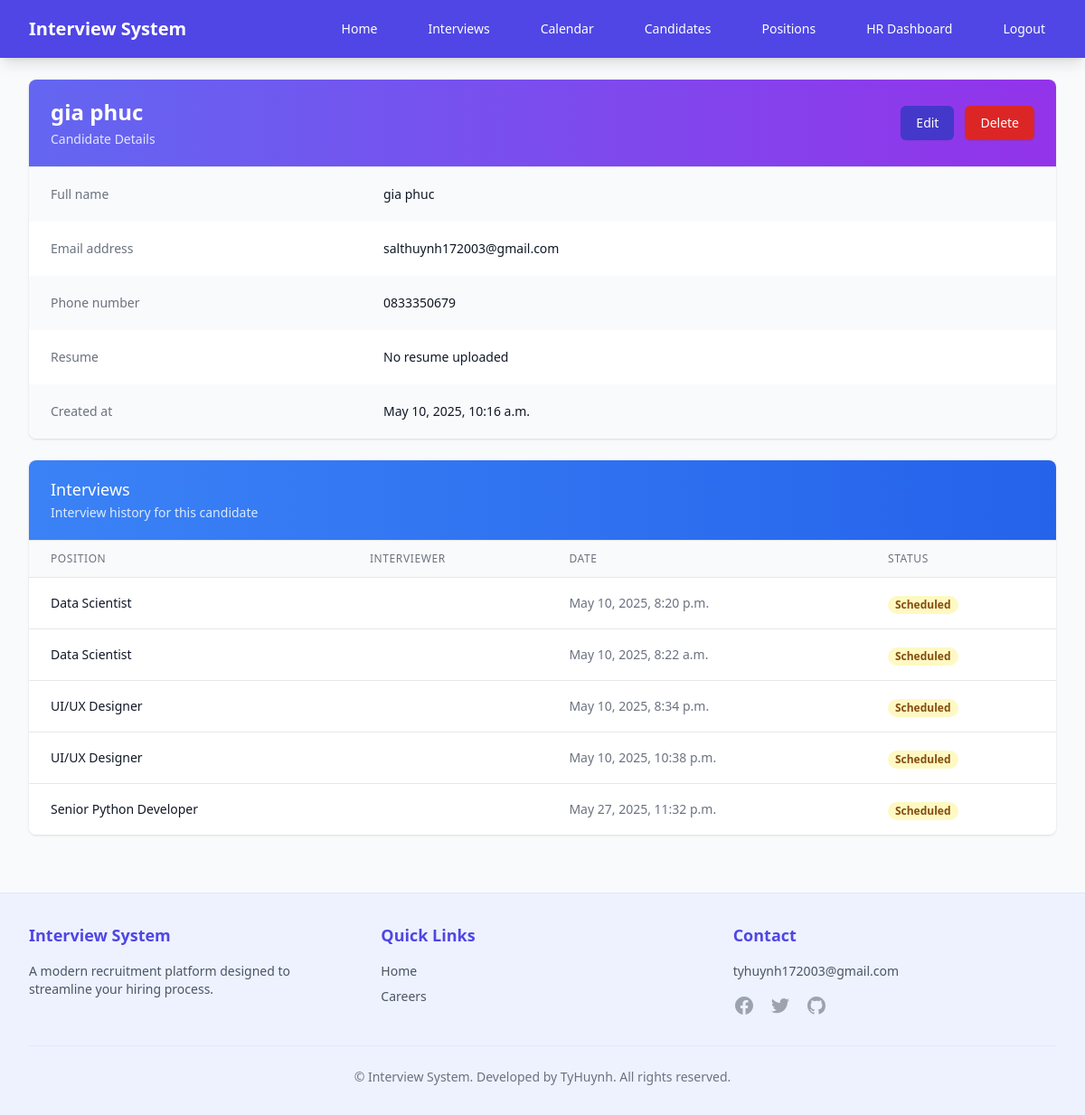
/candidates/4/ (signed in), run on the app's committed database.
### recruitment/models.py (models this page shows, shortened)
class Candidate(models.Model):
    user = models.OneToOneField(User, on_delete=models.CASCADE, null=True, blank=True)
    name = models.CharField(max_length=100)
    email = models.EmailField(unique=True)
    phone = models.CharField(max_length=20)
    resume = models.FileField(upload_to='resumes/', null=True, blank=True)
    created_at = models.DateTimeField(auto_now_add=True)

class Interview(models.Model):
    STATUS_CHOICES = [
        ('scheduled', 'Scheduled'),
        ('completed', 'Completed'),
        ('cancelled', 'Cancelled'),
    ]
    INTERVIEW_TYPES = [
        ('phone', 'Phone Interview'),
        ('video', 'Video Interview'),
        ('technical', 'Technical Interview'),
        ('onsite', 'On-site Interview'),
        ('assessment', 'Assessment'),
    ]
    candidate = models.ForeignKey(Candidate, on_delete=models.CASCADE)
    position = models.ForeignKey(Position, on_delete=models.CASCADE)
    interviewer = models.ForeignKey(User, on_delete=models.CASCADE)
    scheduled_date = models.DateTimeField()
    duration = models.IntegerField(help_text='Duration in minutes', default=60)
    interview_type = models.CharField(max_length=20, choices=INTERVIEW_TYPES, default='onsite')
    location = models.CharField(max_length=200, blank=True, null=True, help_text='Địa điểm phỏng vấn')
    notes = models.TextField(blank=True, null=True)
    status = models.CharField(max_length=20, choices=STATUS_CHOICES, default='scheduled')
    feedback = models.TextField(blank=True, null=True)
    rating = models.IntegerField(null=True, blank=True)

class Position(models.Model):
    title = models.CharField(max_length=100)
    description = models.TextField()
    requirements = models.TextField()
    salary_range = models.CharField(max_length=100, blank=True, null=True)  # Thêm trường lương
    department = models.CharField(max_length=100, blank=True, null=True)  # Thêm phòng ban
    is_active = models.BooleanField(default=True)
    EMPLOYMENT_TYPES = [
        ('full_time', 'Full-time'),
        ('part_time', 'Part-time'),
        ('contract', 'Contract'),
        ('temporary', 'Temporary'),
        ('internship', 'Internship'),
        ('remote', 'Remote'),
    ]
    employment_type = models.CharField(
        max_length=20,
        choices=EMPLOYMENT_TYPES,
        default='full_time',
        verbose_name='Employment Type'
    )

### recruitment/views.py (the view)
# urls.py: path('candidates/<int:pk>/', views.candidate_detail, name='candidate_detail'),
@login_required
def candidate_detail(request, pk):
    candidate = get_object_or_404(Candidate, pk=pk)
    interviews = Interview.objects.filter(candidate=candidate)
    return render(request, 'recruitment/candidate_detail.html', {
        'candidate': candidate,
        'interviews': interviews
    })

### templates/recruitment/candidate_detail.html (shortened to what this page needs)
{% extends 'base.html' %}
{% block content %}
<div class="max-w-7xl mx-auto">
    <div class="bg-white shadow overflow-hidden sm:rounded-lg mb-6">
        <div class="px-4 py-5 sm:px-6 bg-gradient-to-r from-indigo-500 to-purple-600 flex justify-between items-center">
            <div>
                <h1 class="text-2xl font-bold text-white">{{ candidate.name }}</h1>
                <p class="mt-1 max-w-2xl text-sm text-indigo-100">Candidate Details</p>
            </div>
            <div class="flex space-x-3">
                <a href="{% url 'recruitment:candidate_edit' candidate.pk %}" class="py-2 px-4 border border-transparent rounded-md shadow-sm text-sm font-medium text-white bg-indigo-700 hover:bg-indigo-800 focus:outline-none focus:ring-2 focus:ring-offset-2 focus:ring-indigo-500">
                    Edit
                </a>
                <a href="{% url 'recruitment:candidate_delete' candidate.pk %}" class="py-2 px-4 border border-transparent rounded-md shadow-sm text-sm font-medium text-white bg-red-600 hover:bg-red-700 focus:outline-none focus:ring-2 focus:ring-offset-2 focus:ring-red-500">
                    Delete
                </a>
            </div>
        </div>
        <div class="border-t border-gray-200">
            <dl>
                <div class="bg-gray-50 px-4 py-5 sm:grid sm:grid-cols-3 sm:gap-4 sm:px-6">
                    <dt class="text-sm font-medium text-gray-500">Full name</dt>
                    <dd class="mt-1 text-sm text-gray-900 sm:mt-0 sm:col-span-2">{{ candidate.name }}</dd>
                </div>
                <div class="bg-white px-4 py-5 sm:grid sm:grid-cols-3 sm:gap-4 sm:px-6">
                    <dt class="text-sm font-medium text-gray-500">Email address</dt>
                    <dd class="mt-1 text-sm text-gray-900 sm:mt-0 sm:col-span-2">{{ candidate.email }}</dd>
                </div>
                <div class="bg-gray-50 px-4 py-5 sm:grid sm:grid-cols-3 sm:gap-4 sm:px-6">
                    <dt class="text-sm font-medium text-gray-500">Phone number</dt>
                    <dd class="mt-1 text-sm text-gray-900 sm:mt-0 sm:col-span-2">{{ candidate.phone }}</dd>
                </div>
                <div class="bg-white px-4 py-5 sm:grid sm:grid-cols-3 sm:gap-4 sm:px-6">
                    <dt class="text-sm font-medium text-gray-500">Resume</dt>
                    <dd class="mt-1 text-sm text-gray-900 sm:mt-0 sm:col-span-2">
                        {% if candidate.resume %}
                            <a href="{{ candidate.resume.url }}" class="text-indigo-600 hover:text-indigo-900" target="_blank">Download Resume</a>
                        {% else %}
                            No resume uploaded
                        {% endif %}
                    </dd>
                </div>
                <div class="bg-gray-50 px-4 py-5 sm:grid sm:grid-cols-3 sm:gap-4 sm:px-6">
                    <dt class="text-sm font-medium text-gray-500">Created at</dt>
                    <dd class="mt-1 text-sm text-gray-900 sm:mt-0 sm:col-span-2">{{ candidate.created_at }}</dd>
                </div>
            </dl>
        </div>
    </div>
    <div class="bg-white shadow overflow-hidden sm:rounded-lg">
        <div class="px-4 py-5 sm:px-6 bg-gradient-to-r from-blue-500 to-blue-600">
            <h3 class="text-lg leading-6 font-medium text-white">Interviews</h3>
            <p class="mt-1 max-w-2xl text-sm text-blue-100">Interview history for this candidate</p>
        </div>
        <div class="border-t border-gray-200">
            {% if interviews %}
                <table class="min-w-full divide-y divide-gray-200">
                    <thead class="bg-gray-50">
                        <tr>
                            <th scope="col" class="px-6 py-3 text-left text-xs font-medium text-gray-500 uppercase tracking-wider">Position</th>
                            <th scope="col" class="px-6 py-3 text-left text-xs font-medium text-gray-500 uppercase tracking-wider">Interviewer</th>
                            <th scope="col" class="px-6 py-3 text-left text-xs font-medium text-gray-500 uppercase tracking-wider">Date</th>
                            <th scope="col" class="px-6 py-3 text-left text-xs font-medium text-gray-500 uppercase tracking-wider">Status</th>
                        </tr>
                    </thead>
                    <tbody class="bg-white divide-y divide-gray-200">
                        {% for interview in interviews %}
                            <tr>
                                <td class="px-6 py-4 whitespace-nowrap text-sm font-medium text-gray-900">{{ interview.position.title }}</td>
                                <td class="px-6 py-4 whitespace-nowrap text-sm text-gray-500">{{ interview.interviewer.get_full_name }}</td>
                                <td class="px-6 py-4 whitespace-nowrap text-sm text-gray-500">{{ interview.scheduled_date }}</td>
                                <td class="px-6 py-4 whitespace-nowrap">
                                    {% if interview.status == 'scheduled' %}
                                        <span class="px-2 inline-flex text-xs leading-5 font-semibold rounded-full bg-yellow-100 text-yellow-800">Scheduled</span>
                                    {% elif interview.status == 'completed' %}
                                        <span class="px-2 inline-flex text-xs leading-5 font-semibold rounded-full bg-green-100 text-green-800">Completed</span>
                                    {% else %}
                                        <span class="px-2 inline-flex text-xs leading-5 font-semibold rounded-full bg-red-100 text-red-800">Cancelled</span>
                                    {% endif %}
                                </td>
                            </tr>
                        {% endfor %}
                    </tbody>
                </table>
            {% else %}
                <div class="px-4 py-5 sm:p-6 text-center">
                    <p class="text-gray-500">No interviews scheduled for this candidate yet.</p>
                </div>
            {% endif %}
        </div>
    </div>
</div>
{% endblock %}

### data on the page
Candidate: name "gia phuc", email "salthuynh172003@gmail.com", phone "0833350679", created_at "May 10, 2025, 10:16 a.m."
Interview: position "Data Scientist", scheduled_date "May 10, 2025, 8:20 p.m.", status "Scheduled"
Interview: position "Data Scientist", scheduled_date "May 10, 2025, 8:22 a.m.", status "Scheduled"
Interview: position "UI/UX Designer", scheduled_date "May 10, 2025, 8:34 p.m.", status "Scheduled"
Interview: position "UI/UX Designer", scheduled_date "May 10, 2025, 10:38 p.m.", status "Scheduled"
Interview: position "Senior Python Developer", scheduled_date "May 27, 2025, 11:32 p.m.", status "Scheduled"
